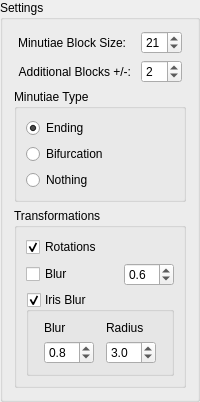
           <widget class="QGroupBox" name="groupBox_marker_settings">
            <property name="maximumSize">
             <size>
              <width>200</width>
              <height>16777215</height>
             </size>
            </property>
            <property name="title">
             <string>Settings</string>
            </property>
            <layout class="QVBoxLayout" name="verticalLayout_3">
             <item>
              <layout class="QGridLayout" name="gridLayout">
               <item row="0" column="0">
                <widget class="QLabel" name="label_minutiaeBlockSize">
                 <property name="sizePolicy">
                  <sizepolicy hsizetype="Fixed" vsizetype="Preferred">
                   <horstretch>0</horstretch>
                   <verstretch>0</verstretch>
                  </sizepolicy>
                 </property>
                 <property name="text">
                  <string>Minutiae Block Size:</string>
                 </property>
                 <property name="alignment">
                  <set>Qt::AlignRight|Qt::AlignTrailing|Qt::AlignVCenter</set>
                 </property>
                </widget>
               </item>
               <item row="0" column="1">
                <widget class="QSpinBox" name="spinBox_minutiaeBlockSize">
                 <property name="sizePolicy">
                  <sizepolicy hsizetype="Fixed" vsizetype="Fixed">
                   <horstretch>0</horstretch>
                   <verstretch>0</verstretch>
                  </sizepolicy>
                 </property>
                 <property name="value">
                  <number>21</number>
                 </property>
                </widget>
               </item>
               <item row="1" column="0">
                <widget class="QLabel" name="label_additionalBlocks">
                 <property name="sizePolicy">
                  <sizepolicy hsizetype="Fixed" vsizetype="Preferred">
                   <horstretch>0</horstretch>
                   <verstretch>0</verstretch>
                  </sizepolicy>
                 </property>
                 <property name="text">
                  <string>Additional Blocks +/-:</string>
                 </property>
                 <property name="alignment">
                  <set>Qt::AlignRight|Qt::AlignTrailing|Qt::AlignVCenter</set>
                 </property>
                </widget>
               </item>
               <item row="1" column="1">
                <widget class="QSpinBox" name="spinBox_additionalBlocks">
                 <property name="sizePolicy">
                  <sizepolicy hsizetype="Fixed" vsizetype="Fixed">
                   <horstretch>0</horstretch>
                   <verstretch>0</verstretch>
                  </sizepolicy>
                 </property>
                 <property name="value">
                  <number>2</number>
                 </property>
                </widget>
               </item>
              </layout>
             </item>
             <item>
              <widget class="QGroupBox" name="groupBox_minutiaeType">
               <property name="title">
                <string>Minutiae Type</string>
               </property>
               <layout class="QVBoxLayout" name="verticalLayout_2">
                <item>
                 <widget class="QRadioButton" name="radioButton_ending">
                  <property name="text">
                   <string>Ending</string>
                  </property>
                  <property name="checked">
                   <bool>true</bool>
                  </property>
                 </widget>
                </item>
                <item>
                 <widget class="QRadioButton" name="radioButton_bifurcation">
                  <property name="text">
                   <string>Bifurcation</string>
                  </property>
                  <property name="checked">
                   <bool>false</bool>
                  </property>
                 </widget>
                </item>
                <item>
                 <widget class="QRadioButton" name="radioButton_nothing">
                  <property name="text">
                   <string>Nothing</string>
                  </property>
                 </widget>
                </item>
               </layout>
              </widget>
             </item>
             <item>
              <widget class="QGroupBox" name="groupBox_transformations">
               <property name="title">
                <string>Transformations</string>
               </property>
               <layout class="QVBoxLayout" name="verticalLayout">
                <item>
                 <widget class="QCheckBox" name="checkBox_marker_rotations">
                  <property name="text">
                   <string>Rotations</string>
                  </property>
                  <property name="checked">
                   <bool>true</bool>
                  </property>
                 </widget>
                </item>
                <item>
                 <layout class="QHBoxLayout" name="horizontalLayout_17">
                  <item>
                   <widget class="QCheckBox" name="checkBox_marker_blur">
                    <property name="text">
                     <string>Blur</string>
                    </property>
                    <property name="checked">
                     <bool>false</bool>
                    </property>
                   </widget>
                  </item>
                  <item>
                   <spacer name="horizontalSpacer_9">
                    <property name="orientation">
                     <enum>Qt::Horizontal</enum>
                    </property>
                    <property name="sizeHint" stdset="0">
                     <size>
                      <width>40</width>
                      <height>20</height>
                     </size>
                    </property>
                   </spacer>
                  </item>
                  <item>
                   <widget class="QDoubleSpinBox" name="doubleSpinBox_marker_blur">
                    <property name="minimumSize">
                     <size>
                      <width>50</width>
                      <height>0</height>
                     </size>
                    </property>
                    <property name="maximumSize">
                     <size>
                      <width>50</width>
                      <height>16777215</height>
                     </size>
                    </property>
                    <property name="decimals">
                     <number>1</number>
                    </property>
                    <property name="minimum">
                     <double>0.100000000000000</double>
                    </property>
                    <property name="maximum">
                     <double>10.000000000000000</double>
                    </property>
                    <property name="singleStep">
                     <double>0.100000000000000</double>
                    </property>
                    <property name="value">
                     <double>0.600000000000000</double>
                    </property>
                   </widget>
                  </item>
                 </layout>
                </item>
                <item>
                 <widget class="QGroupBox" name="groupBox_marker_irisBlur">
                  <property name="title">
                   <string>Iris Blur</string>
                  </property>
                  <property name="checkable">
                   <bool>true</bool>
                  </property>
                  <layout class="QGridLayout" name="gridLayout_7">
                   <item row="0" column="0">
                    <widget class="QLabel" name="label_irisBlur_blur">
                     <property name="text">
                      <string>Blur</string>
                     </property>
                    </widget>
                   </item>
                   <item row="0" column="1">
                    <widget class="QLabel" name="label_irisBlur_radius">
                     <property name="text">
                      <string>Radius</string>
                     </property>
                    </widget>
                   </item>
                   <item row="1" column="0">
                    <widget class="QDoubleSpinBox" name="doubleSpinBox_marker_irisBlur_blur">
                     <property name="minimumSize">
                      <size>
                       <width>50</width>
                       <height>0</height>
                      </size>
                     </property>
                     <property name="maximumSize">
                      <size>
                       <width>50</width>
                       <height>16777215</height>
                      </size>
                     </property>
                     <property name="decimals">
                      <number>1</number>
                     </property>
                     <property name="minimum">
                      <double>0.100000000000000</double>
                     </property>
                     <property name="maximum">
                      <double>10.000000000000000</double>
                     </property>
                     <property name="singleStep">
                      <double>0.100000000000000</double>
                     </property>
                     <property name="value">
                      <double>0.800000000000000</double>
                     </property>
                    </widget>
                   </item>
                   <item row="1" column="1">
                    <widget class="QDoubleSpinBox" name="doubleSpinBox_marker_irisBlur_radius">
                     <property name="minimumSize">
                      <size>
                       <width>50</width>
                       <height>0</height>
                      </size>
                     </property>
                     <property name="maximumSize">
                      <size>
                       <width>50</width>
                       <height>16777215</height>
                      </size>
                     </property>
                     <property name="decimals">
                      <number>1</number>
                     </property>
                     <property name="minimum">
                      <double>0.100000000000000</double>
                     </property>
                     <property name="maximum">
                      <double>10.000000000000000</double>
                     </property>
                     <property name="singleStep">
                      <double>0.100000000000000</double>
                     </property>
                     <property name="value">
                      <double>3.000000000000000</double>
                     </property>
                    </widget>
                   </item>
                  </layout>
                 </widget>
                </item>
               </layout>
              </widget>
             </item>
            </layout>
           </widget>
